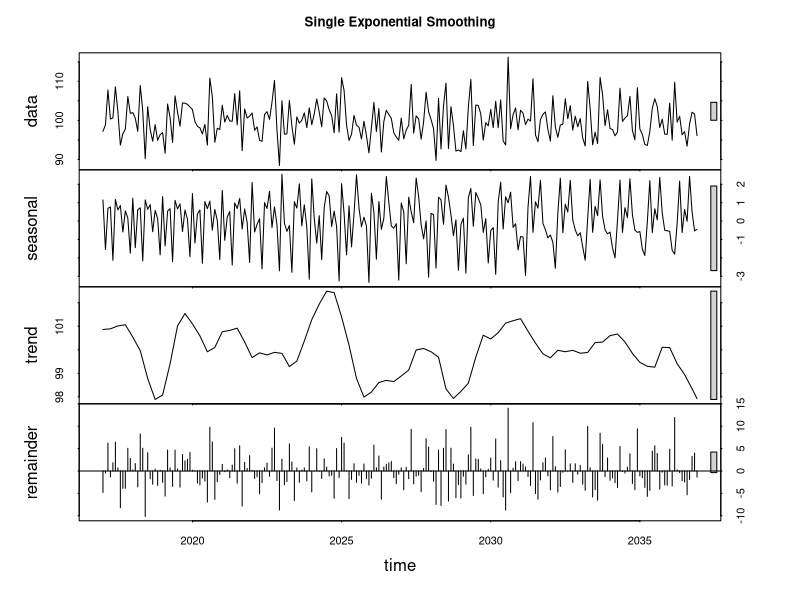
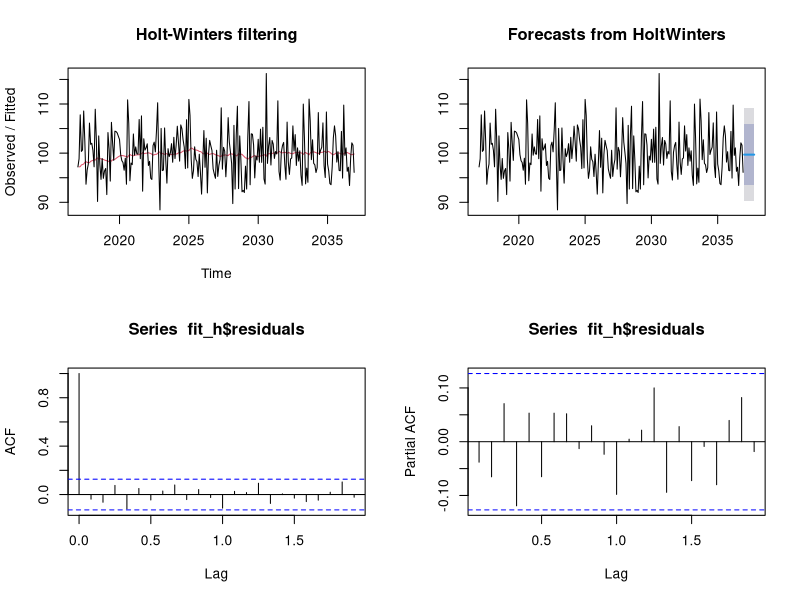
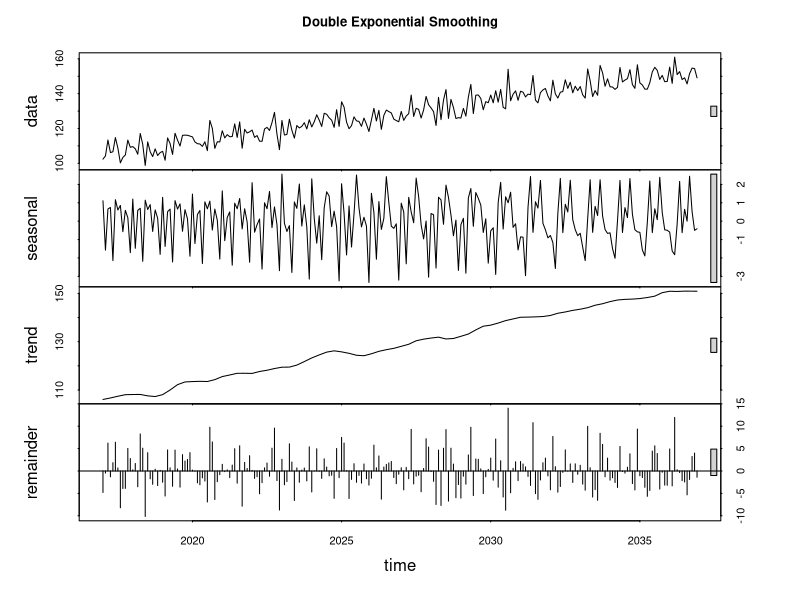
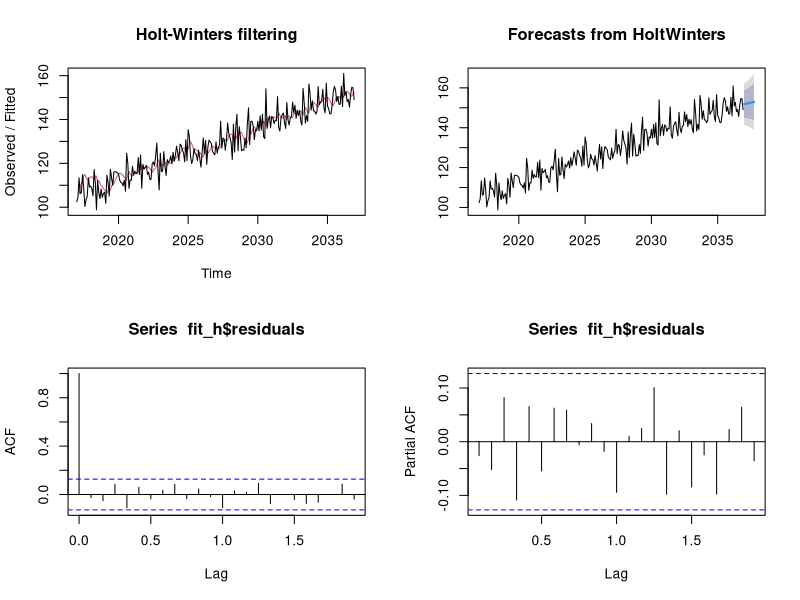
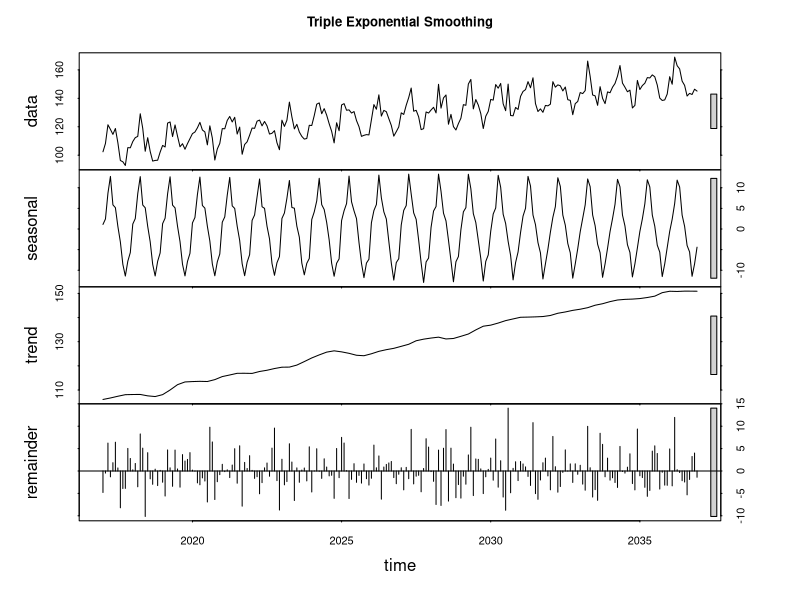
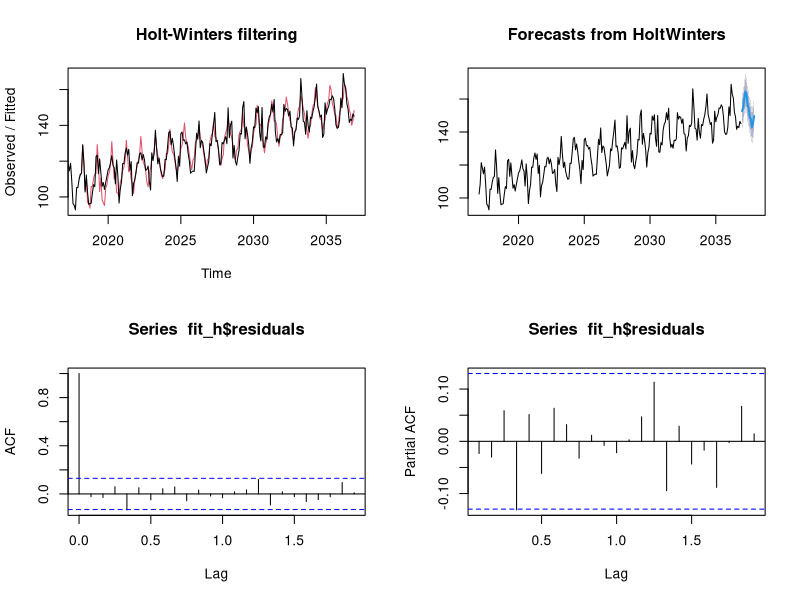

Generate these figures, in order, with R:
## ---- chunk 1
    if(!require("forecast")) install.packages("forecast")
    library(forecast)
    mean = 100
    set.seed(123)
    res = rnorm(n = 240, mean = 0, sd = 5)
    myvector = mean + res
    dat = ts(myvector, start=c(2017, 1), frequency=12)
    fit = HoltWinters(dat, beta=FALSE, gamma=FALSE)
    fit_h = forecast(fit, h=10)
    par(mfrow = c(1, 2))
    plot(stl(dat, s.window=12), main="Single Exponential Smoothing")
    
    par(mfrow=c(2,2))
    plot(fit)
    plot(fit_h)
    acf(fit_h$residuals, na.action = na.omit)
    pacf(fit_h$residuals, na.action = na.omit)
## ---- chunk 2
    mean = 100
    set.seed(123)
    res = rnorm(n = 240, mean = 0, sd = 5)
    trend = 0.2*c(1:240)+5
    myvector = mean + res + trend
    dat = ts(myvector, start = c(2017, 1), frequency = 12)
    fit = HoltWinters(dat, gamma = FALSE)
    fit_h = forecast(fit, h=10)
    par(mfrow = c(1, 2))
    plot(stl(dat, s.window=12), main="Double Exponential Smoothing")
    
    par(mfrow = c(2,2))
    plot(fit)
    plot(fit_h)
    acf(fit_h$residuals, na.action = na.omit)
    pacf(fit_h$residuals, na.action = na.omit)
## ---- chunk 3
    mean = 100
    set.seed(123)
    res = rnorm(n = 240, mean = 0, sd = 5)
    trend = 0.2 * c(1:240) + 5
    season = 4 * rep(c(0,1,2,3,2,1,0,-1,-2,-3,-2,-1),240/12)
    myvector = mean + res + trend + season
    dat = ts(myvector, start=c(2017, 1), frequency=12)
    fit = HoltWinters(dat)
    fit_h = forecast(fit, h = 12)
    par(mfrow = c(1, 2))
    plot(stl(dat, s.window = 12), main="Triple Exponential Smoothing")
    
    par(mfrow = c(2,2))
    plot(fit)
    plot(fit_h)
    acf(fit_h$residuals, na.action = na.omit)
    pacf(fit_h$residuals, na.action = na.omit)
